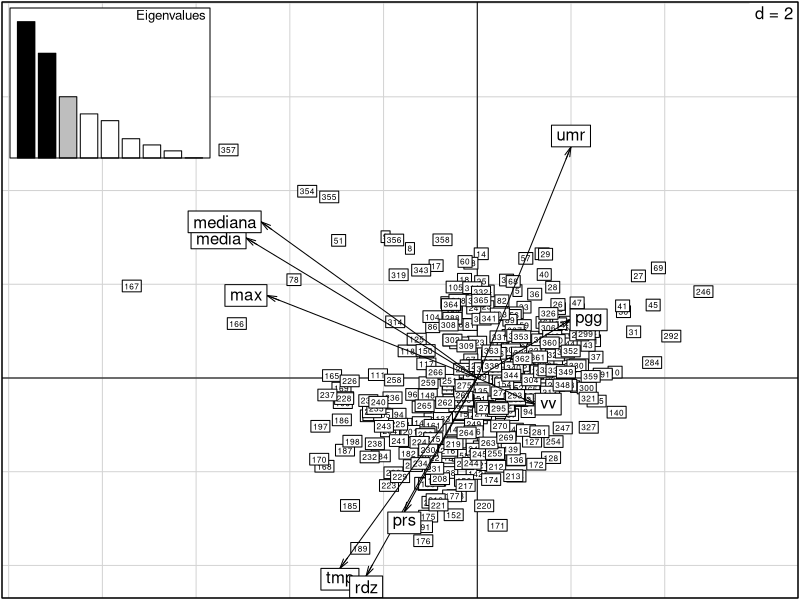
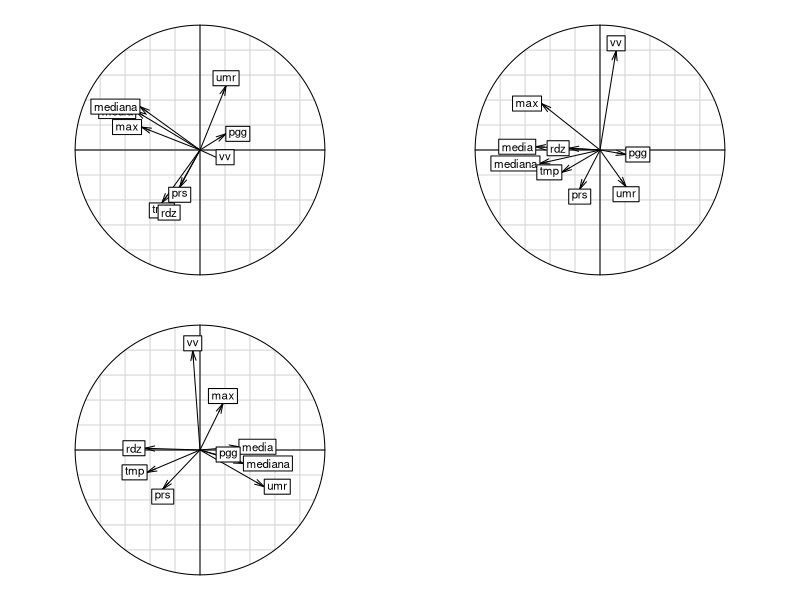
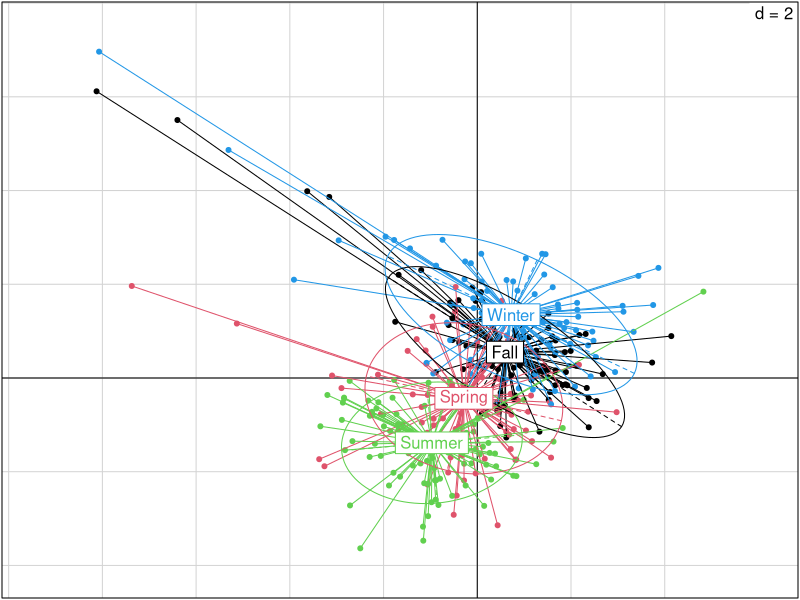
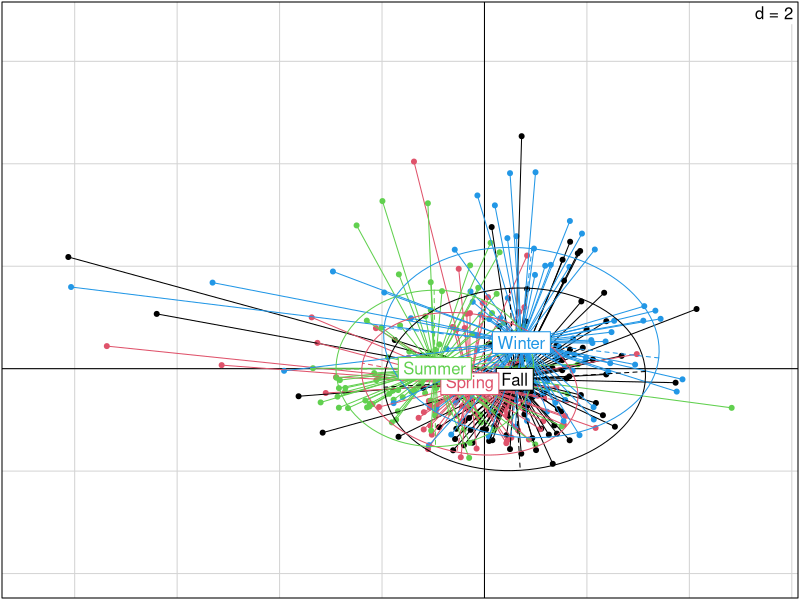
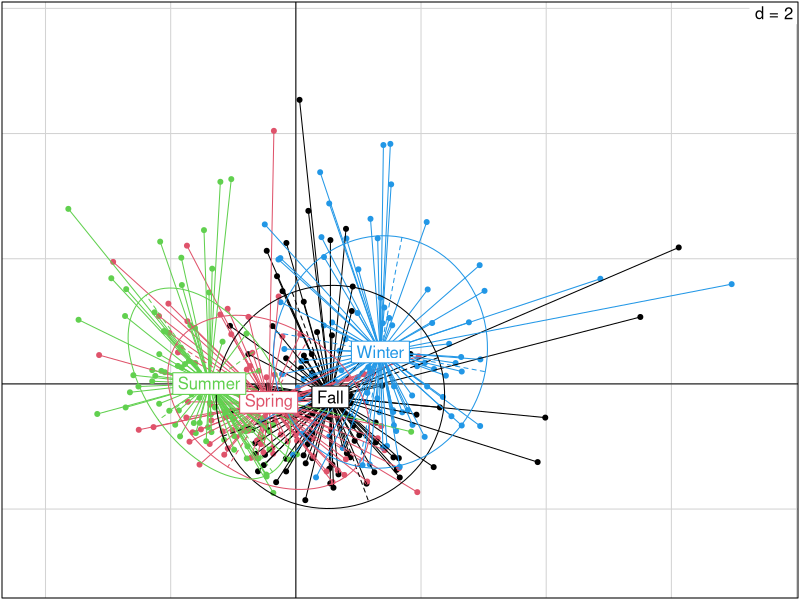
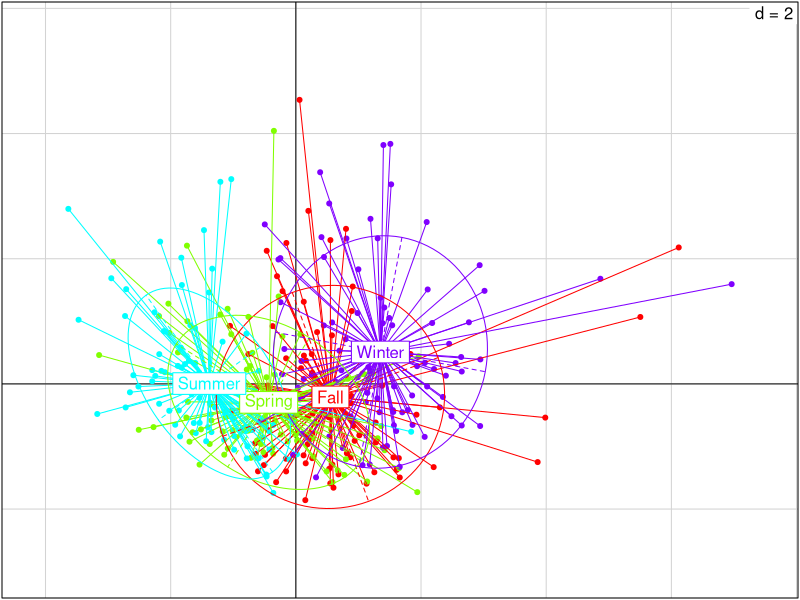
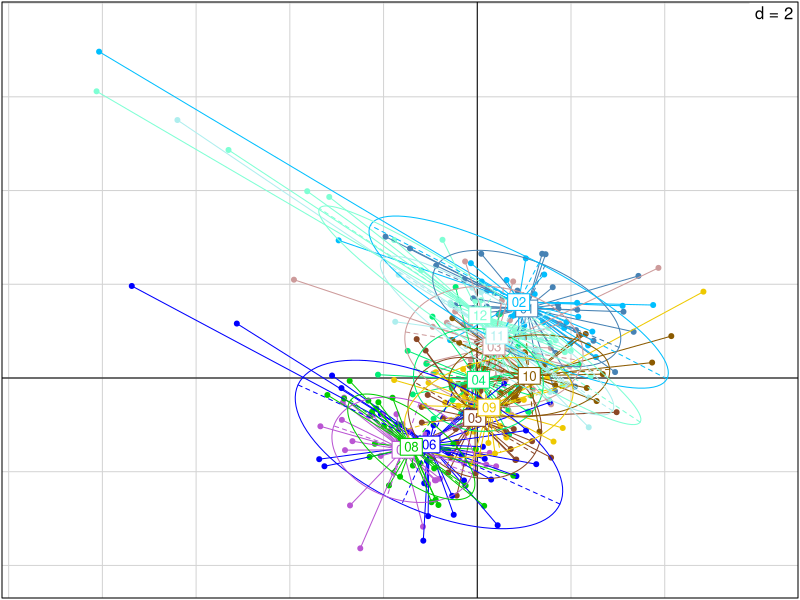
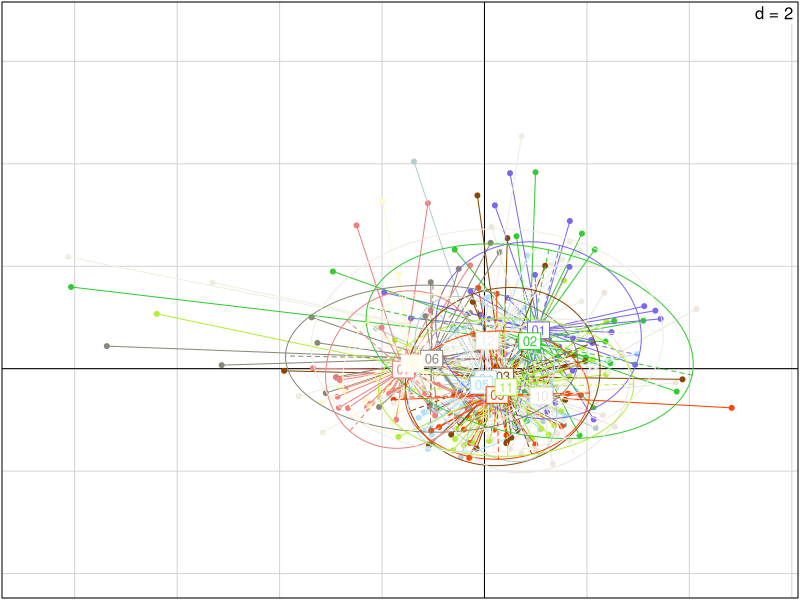

Recreate these plots in R, in order. (Note: this script raises an error after producing the figures.)
#setto la WD ----
pm10 <- read.csv2("data/pm2010.csv", dec = ".")

#questo è un pacchetto di pacchetti. Contiene molti pacchetti utili :-)
install.packages("tidyverse")

library(tidyr)
#creO variabile per anno, giorno, mese
pm10_a <- separate(pm10, col = "data", into = c("anno","mese","giorno"), sep = "-")

pm10_a$mese2 <- as.numeric(pm10_a$mese)

str(pm10_a)        

pm10_a$mese2


pm10_a$giorno2 <- as.numeric(pm10_a$giorno)
str(pm10_a)
# stagioni: primavera (21-03 / 20-06), estate (21-06/22-09), autunno (23-09 /21-12)
# inverno(22-12/20-03)

#divido in stagioni ----
getSeason <- function(DATES) {
  WS <- as.Date("2010-12-22", format = "%Y-%m-%d") # Winter Solstice
  SE <- as.Date("2010-3-21",  format = "%Y-%m-%d") # Spring Equinox
  SS <- as.Date("2010-6-21",  format = "%Y-%m-%d") # Summer Solstice
  FE <- as.Date("2010-9-23",  format = "%Y-%m-%d") # Fall Equinox
  d <- as.Date(strftime(DATES, format="2010-%m-%d"))
  
  ifelse (d >= WS | d < SE, "Winter",
          ifelse (d >= SE & d < SS, "Spring",
                  ifelse (d >= SS & d < FE, "Summer", "Fall")))
}


k <- getSeason(pm10$data)



pm10_a$Stagione<- k

table(pm10_a$Stagione)


summary(pm10_a)

### PCA ANALYSIS ----
require(ade4)
names(pm10_a)

#estraggo da pm10 solo le variabili numeriche da inserire nella PCA escludendo giorno mese e anno che sono da considerarsi factors
data_pca <- pm10_a[,c(1:9)]

# con nf = 3 gli stò dicendo di tenere tre assi
pcapm <- dudi.pca(data_pca, scannf = FALSE, nf = 3)

#faccio il biplot, cos'è clab.row?
# clab.row serve a gestire la grandezza dei quadratini delle osservazioni
# clab.col invece controlla le variabili
scatter(pcapm, clab.row = 0.5)


#valori dei punteggi per le variabili
pcapm$c1

# CARATTERIZZIAMO GLI ASSI
# se vedi come ci si aspetta mediana media e max stanno insieme perchè sono molto correlati e vanno tutti sulla prima componente
# sulla seconda ci vanno i fattori ambientali tmp, umr, rdz, pgg e prs. Solo che tmp, prs e rdz hanno correlazione negativa rispetto
# a umr  e pgg [pgg è al limite. ha un punteggio abbastanza basso]
# sulla terza si prende tutto il vento

#cerchio di correlazione, i punteggi delle varibili sono plottati su una circonferenza di raggio unitario
par(mfrow = c(2,2))
s.corcircle(pcapm$c1, xax = 1, yax = 2) #plotto prima e seconda
s.corcircle(pcapm$c1, xax = 1, yax = 3) #plotto prima e terza
s.corcircle(pcapm$c1, xax = 2, yax = 3) #plotto seconda e terza

#calcolo gli autovalori
pcapm$eig / sum(pcapm$eig) 

#calcolo la somma cumilata degli autovalori
cumsum(pcapm$eig / sum(pcapm$eig)) # con i primi tre assi spiego circa il 70% che non è male


# da cosa lo capisci??? perchè il 3° dice 0.71?
# gli autovalori corrispondono alla quantità di variabilità spiegata lungo quella direzione (autovettore)
# se divido ogni singolo autovalore per la somma di tutti gli autovalori (riga 80) ottengo la % che ogni 
#singola componente spiega. Facendo la somma cumulata (riga 83) non faccio altro che:
# 1c , 1c + 2c, 1c + 2c + 3c. La somma di tutte chiaramente mi darà 100 (o meglio 1)
# quindi in questo modo io so che tenedo le prime tre componenti io riesco a vedere il 71% dell'informazione presente
#nel mio dataset

#vediamo adesso come si comportano le variabili qualitative - lascio a te l'interpretazione!!!!!!
# PCA STAGIONE ----
par(mfrow= c(1,1))
s.class(pcapm$li, factor(pm10_a$Stagione), xax = 1, yax = 2, col = c(1,2,3,4)) 
s.class(pcapm$li, factor(pm10_a$Stagione), xax = 1, yax = 3, col = c(1,2,3,4))
s.class(pcapm$li, factor(pm10_a$Stagione), xax = 2, yax = 3, col = c(1,2,3,4))



s.class(pcapm$li, factor(pm10_a$Stagione), xax = 2, yax = 3, col = rainbow(4)) #se volessi usare la funzione rainbow

#un modo carino per selezionare i colori
color = grDevices::colors()[grep('gr(a|e)y', grDevices::colors(), invert = T)]

# questo comando crea un oggetto che si chiama color che contiene tutti e 433 i colori base di R escluse le scale di grigio
# poi basta fare col = sample(color, n) all'intero di una funzione che usa come argument col
# dove n è il numero di colori che devi utilizzare

#alternativa se 433 colori sono troppi
library(RColorBrewer)
qual_col_pals = brewer.pal.info[brewer.pal.info$category == 'qual',]
col_vector = unlist(mapply(brewer.pal, qual_col_pals$maxcolors, rownames(qual_col_pals)))
# questa funzione produce un vettore di 74 colori

# Interpretazione (la devi fare tu), stai attenta! :
# 1 - come si dispongono le ellissi rispetto alle tre componenti? 
# 2 - ci sono delle direzioni in cui la variazione è più evodente e altre invece dove non sembra esserci?
# 3 - cosa rappresentano le tre componenti?
# 4 - l'asse maggiore delle ellissi su che componente si allinea?
# 5 - che cosa mi racconta quindi il grafico?


#facile dire la devi fare tu gne gne gne gne XD alloraaaa( sto rosicando che l'avevo
#già fatta ma cambiando computer ho fatto un panico... dunque)
# rispondo alle domande per stagioni:

# 1) le ellissi praticamente si sovrappongono rispetto alle componenti, in particolare
# le componenti 1 e 3 , mentre sono trasversali tra 1 e 2 
# 2) se per variazione intendi i picchi, in inverno c'è variazione
# 3) le tre componenti sono la 1a la concentrazione del pm10 la 2a le variabili ambientali, la 3a la velocità del vento
# 4) l'asse maggiore è parallelo alla componente che rappresenta la concentrazione
# 5) essendo così tutte attaccate mi sa che il fattore stagione posso anche non cagarlo
# posso invece indagare su st'inverno che esce fuori dagli schemi no??






# attenta mese ha 12 livelli come factor non 4 come le stagioni se usi solo 4 colori non vedi gli altri mesi
# approfitto per usare la funzione che hai usato prima 

par(mfrow = c(1,1))
s.class(pcapm$li, factor(pm10_a$mese), xax = 1, yax = 2, col = sample(color, 12), clabel = 0.8)
s.class(pcapm$li, factor(pm10_a$mese), xax = 1, yax = 3, col = sample(color, 12), clabel = 0.8)
s.class(pcapm$li, factor(pm10_a$mese), xax = 2, yax = 3, col = sample(color, 12), clabel = 0.8)

# GIORNO ----
# chiaramente dal giorno ci capisci poco perchè stai mischiando periodi diversi dell'anno e la natura se ne frega che è il
# primo o il trenta del mese
s.class(pcapm$li, factor(pm10_a$giorno), xax = 1, yax = 2,col = sample(color, 31))
s.class(pcapm$li, factor(pm10_a$giorno), xax = 1, yax = 3,col = sample(color, 31))
s.class(pcapm$li, factor(pm10_a$giorno), xax = 2, yax = 3,col = sample(color, 31))

# direi che a questo punto non mi interessa per niente il fattore giorno e mese,
# perche già con la stagione ho abbastanza livelli non aggiungo ulteriore confusione al tutto

#DIREZIONE DEL VENTO ----
s.class(pcapm$li, factor(pm10_a$dv), xax = 1, yax = 2, col = sample(col_vector, nlevels(pm10$dv)))
s.class(pcapm$li, factor(pm10_a$dv), xax = 1, yax = 3, col = sample(col_vector, nlevels(pm10$dv)))
s.class(pcapm$li, factor(pm10_a$dv), xax = 2, yax = 3, col = sample(col_vector, nlevels(pm10$dv)))


s.class(pcapm$li, factor(pm10_a$dv), xax = 1, yax = 2, col = rainbow(nlevels(pm10$dv)),clabel = .8)
s.class(pcapm$li, factor(pm10_a$dv), xax = 1, yax = 3, col = rainbow(nlevels(pm10$dv)))
s.class(pcapm$li, factor(pm10_a$dv), xax = 2, yax = 3, col = rainbow(nlevels(pm10$dv)))


# ARI-DOMANDE
# 1) le ellissi sono sempre accozzagliate l'una sull'altra rispetto alle componenti
# 2) mi sembra che il vento da sudest ha sempre sti picchi malefici che escono dagli schemi
# 3) le componenti sono sempre le stesse
# 4) l'asse maggiore sta sempre sulla concentrazione di pm10
# 5) anche qui stanno tutte una sull'altra non ci sta niente di "eclatante" apparte i picchi di vento 
# da sudest

# fatti le stesse domande che ti ho scritto prima


# HILL-SMITH ----




#### HILLSMITH SU DATI ----

data_hills<-(pm10_a[,1:10])
data_hills$stagione<-pm10_a$Stagione


str(data_hills)
data_hills$stagione<-as.factor(data_hills$stagione)
dd1 <- dudi.hillsmith(data_hills, scannf = FALSE, nf = 3)
par(mfrow = c(1,1))

scatter(dd1, clab.row = 0.5, posieig = "bottom")

# perchè lo scatter sta a fanculo in alto?
# stavi pensando a cosa rappresentano i valori della hills e quali sono le 
# componenti principali in questo caso...
dd1$c1

par(mfrow=c(1,1))
s.corcircle(dd1$c1, xax = 1, yax = 2) #plotto prima e seconda
s.corcircle(dd1$c1, xax = 1, yax = 3) #plotto prima e terza
s.corcircle(dd1$c1, xax = 2, yax = 3) #plotto seconda e terza


dd1$eig/sum(dd1$eig) 
cumsum(dd1$eig/sum(dd1$eig))


# quindi aggiungendo la stagione  e la dv e facendo la hills 
# i 3 assi mi perdono quantità di informazione e spiegano quasi il 50% dei dati.


# ma sopratutto ora che so che:
# media mediana e max sono super correlate, quindi mi conviene tenerne una sola
# tmp,rdz,prs sono inversamente prop all'umidità e che la pioggia sta a se
#velocità del vento va per fatti suoi e tira i miei dati
# d'inverno ho dei picchi particolari che non so se hanno valenza
# e mi sembra che la direzione NW può avere una valenza 




# provo a vedere sta velocità del vento che problemi ha 


hist(pm10_a$vv)

plot(pm10_a$media~pm10_a$vv,col="2",pch="20")
boxplot(pm10_a$vv)

#faccio un modello di regressione multipla con tutto dentro
modvv<-lm(vv~.,data=data_hills)
summary(modvv)
# la vv del vento con la direzione nord fa sempre vedere qualcosa
# per me c'è qualcosa sotto, dice che sono significative 
# umr,pgg,prs



names(data_hills)

corr<-cor(data_hills[,1:9])
summary(corr)

# potresti cominciare a fare una bella regressione multipla per vedere se le variabile che hai spiegano la conc di pm10
# poi commentiamo meglio magari su skype!!!!

### REGRESSIONE MULTIPLA ----
# mod 1 tutto dentro

mod1<-lm(media~.,data=data_hills)
summary(mod1)
plot(mod1)
qqnorm(mod1$residuals)
qqline(mod1$residuals,col=2)


mod1s=step(mod1,direction="both")
summary(mod1s)
plot(mod1s)

# mod 2 media+massima


mod2<-lm(media~tmp+max+vv+dv+rdz+pgg+umr+prs+stagione,data=data_hills)
summary(mod2)
# l'r2 sembra buono qui 0.83

par(mfrow=c(1,1))
par(mfrow = c(2,2))

plot(mod2)
# mi sembra che ci siano dei valori anomali, 48 334 e 50 
# per  residual vs fitted: la nuvola c'è  ed è abbastanza compatta e non proprio del tutto centrata e c'è una 
# lieve nello smooth ...che dovrebbe essere al centro, andando così in alto mi fa pensare a qualcosa di logaritmico
# magari sto a di una cazzata magari no...è la pioggia?)
# nel normal q-q sembrano nomarli sempre eccetto quei due tre valori anomali
# negli standardizzati/fitted c'è sempre una bella nuvola ma c'è sempre questa 
# retta che sembra un logaritmo..quindi direi che non sono omoschedastici, altrimenti dovrebbe essere
# dritta la retta 
# nella leverage è palese che i valori sono oltre la distanza di cook quindi qualcosa mi influenza il tutto
# mi viene da dire che nemmeno questo va bene 


par(mfrow)
mod2s=step(mod2,direction="both")
summary(mod2s)
plot(mod2s)
# anche con la stepwise ho problemi nei residui, i valori anomali sono sempre gli stessi
# qui si vede nella leverage un "distacco in due nuvole" non so se ha un significato o meno

qqnorm(mod2s$residuals)
qqline(mod2s$residual, col=2)

# mod 3 max + mediana
mod3<-lm(max~tmp+mediana+vv+dv+rdz+pgg+umr+prs+stagione,data=data_hills)
summary(mod3)
# anche qui l' r2 è buono 0.73

plot(mod3)
# per il residual vs fitted qui va un pò meglio
# i valori anomali qui sono 335, 78, 48
# il normal qq un pò peggio 
# mentre finalmente non ho più eteroschedasticità con la leverage
# cook rimane sempre un pò un panico


mod3s=step(mod3,direction="both")
summary(mod3s)
plot(mod3s)
# pure con la stepwise mi sembra che più o meno siamo li...

qqnorm(mod3s$residuals)
qqline(mod3s$residuals,col=2)

# mod 4 mediana

mod4<-lm(mediana~tmp+vv+dv+rdz+pgg+umr+prs+stagione,data=data_hills)
summary (mod4)
plot(mod4)

mod4s=step(mod4,direction="both")
summary(mod4s)
plot(mod4s)
# r2 bassino e valori anomali 335,334,50
# i residui hanno uno smooth inverso a quello dei modelli prima

# mod 5 media

mod5<-lm(media~tmp+vv+dv+rdz+pgg+umr+prs+stagione,data=data_hills)
summary(mod5)           
plot(mod5)           

mod5s=step(mod5,direction="both")
summary(mod5s)
plot(mod5s)
# anchce qui r2 basso, e residui inversi con valori anomali 335,334,50

# mod 6 max 

mod6<-lm(max~tmp+vv+dv+rdz+pgg+umr+prs+stagione,data=data_hills)     
summary(mod6)
plot(mod6)

mod6s=step(mod6,direction="both")
summary(mod6s)
plot(mod6s)

# dai residui qui abbiamo 78 50 e 335 che sono anomali
# smooth sempre inverso a quello di prima con un'inclinazione specifica.

# se dovessi scegliere un modello sceglierei il 3° perchè ha un buon r2 e non mi
# sembra messo malissimo con i residui...
# ma sicuro non ho capito nulla e mi redarguirai per bene ps. lo so che mi odi

# ricorda di provare il modello standardizzando le variabili!!!!
